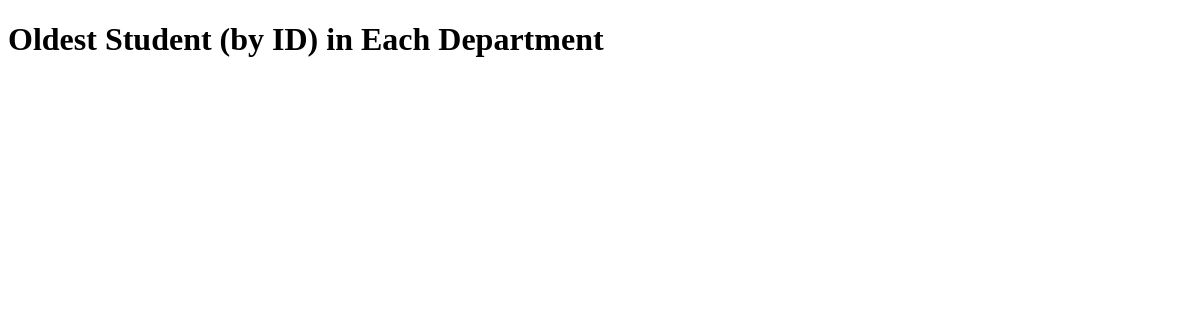
Page /books/lab9/task3/ on the earlier database version.
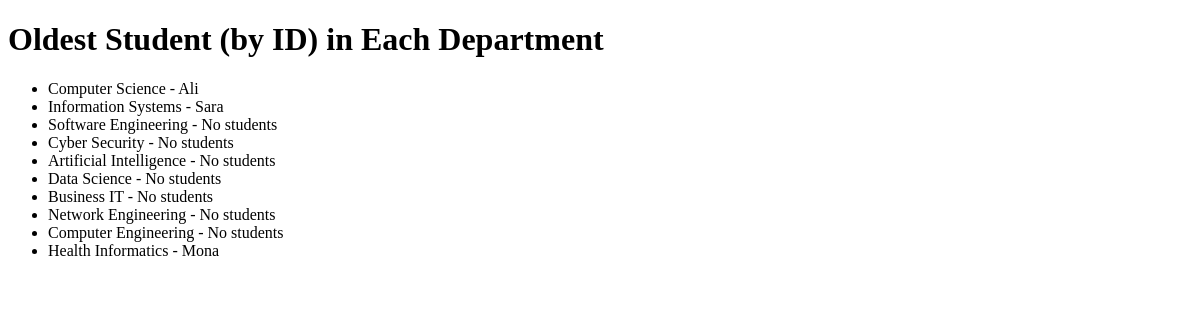
Same page on the later database version.
### apps/bookmodule/models.py (models this page shows)
class Department(models.Model):
    name = models.CharField(max_length=100)

class Student1(models.Model):
    name = models.CharField(max_length=100)
    card = models.OneToOneField(Card, on_delete=models.PROTECT, null=True, blank=True)
    department = models.ForeignKey(Department, on_delete=models.CASCADE, null=True, blank=True)
    courses = models.ManyToManyField(Course)

### apps/bookmodule/views.py (the view)
# urls.py: path('lab9/task3/', views.task3_view, name='task3'),
def task3_view(request):
    departments = Department.objects.all()
    oldest_students = []
    for dept in departments:
        student = Student1.objects.filter(department=dept).order_by('id').first()
        oldest_students.append({
            'department': dept.name,
            'student': student.name if student else 'No students'
        })
    return render(request, 'bookmodule/task3.html', {'data': oldest_students})

### apps/templates/bookmodule/task3.html (shortened to what this page needs)
<!DOCTYPE html>
<html>
<head>
</head>
<body>
    <h1>Oldest Student (by ID) in Each Department</h1>
    <ul>
        {% for item in data %}
            <li>{{ item.department }} - {{ item.student }}</li>
        {% endfor %}
    </ul>
</body>
</html>

Differences in the rows shown:
added Department: department "Computer Science"
now on this page (row unchanged): Student1: student "Ali"
added Department: department "Information Systems"
now on this page (row unchanged): Student1: student "Sara"
added Department: department "Software Engineering"
added Department: department "Cyber Security"
added Department: department "Artificial Intelligence"
added Department: department "Data Science"
added Department: department "Business IT"
added Department: department "Network Engineering"
added Department: department "Computer Engineering"
added Department: department "Health Informatics"
now on this page (row unchanged): Student1: student "Mona"
Other differences:
new list line: "- No students"
